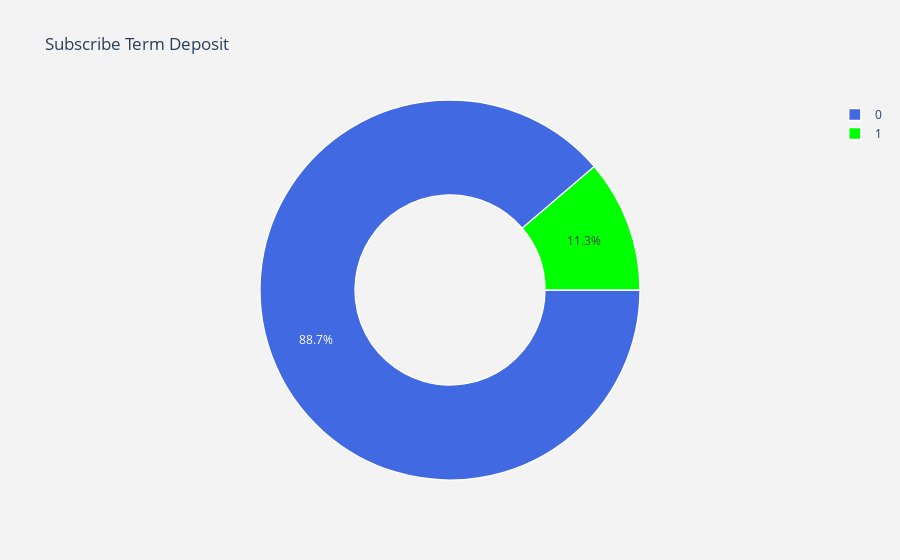

The code cell stored with this chart in its notebook:
### Code cell
# Get Label
lab = df.y.value_counts().keys().tolist() 
# Get Count
values = df.y.value_counts().values.tolist()

trace = go.Pie(labels=lab, values=values,
               marker=dict(colors=['royalblue', 'lime'],
                           line=dict(color='white',
                                     width=1.3)),
               rotation=90,
               hole = .5) # Diameter

layout = go.Layout(dict(title='Subscribe Term Deposit'),
                        plot_bgcolor="rgb(243,243,243)", # backgroud color
                        paper_bgcolor="rgb(243,243,243)")

data = [trace]
fig = go.Figure(data=data, layout=layout)
py.iplot(fig)

### Figure 1 — Plotly figure (JSON) as saved in the notebook; plotly's stock layout.template omitted (floating-point values rounded to 4 significant figures)
{"data": [{"hole": 0.5, "labels": [0, 1], "marker": {"colors": ["royalblue", "lime"], "line": {"color": "white", "width": 1.3}}, "rotation": 90, "type": "pie", "values": [36548, 4640]}], "layout": {"paper_bgcolor": "rgb(243,243,243)", "plot_bgcolor": "rgb(243,243,243)", "title": {"text": "Subscribe Term Deposit"}}}
